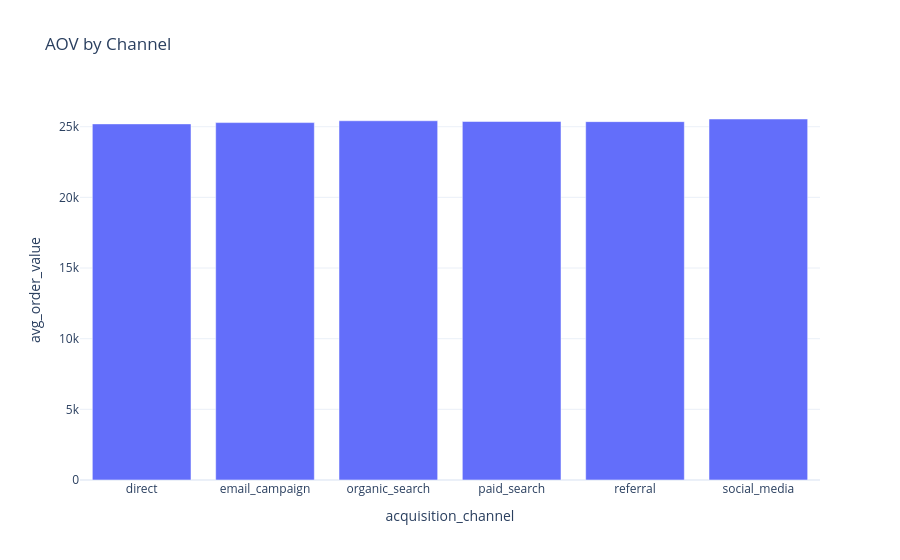

Write notebook code for a chart like this one.
### Markdown cell above
## 5. Channel Efficiency

### Code cell
channel_stats = df.groupby('acquisition_channel').agg(avg_order_value=('total_revenue', 'mean')).reset_index()
fig = px.bar(channel_stats, x='acquisition_channel', y='avg_order_value', title='AOV by Channel')
fig.write_image(PLOT_DIR / "04_channel_aov.png")
fig.show()

### Figure 1 — Plotly figure (JSON) as saved in the notebook; plotly's stock layout.template omitted (floating-point values rounded to 4 significant figures)
{"data": [{"hovertemplate": "acquisition_channel=%{x}<br>avg_order_value=%{y}<extra></extra>", "legendgroup": "", "marker": {"color": "#636efa", "pattern": {"shape": ""}}, "name": "", "orientation": "v", "showlegend": false, "textposition": "auto", "type": "bar", "x": ["direct", "email_campaign", "organic_search", "paid_search", "referral", "social_media"], "xaxis": "x", "y": [25200.0, 25290.0, 25420.0, 25370.0, 25360.0, 25550.0], "yaxis": "y"}], "layout": {"barmode": "relative", "legend": {"tracegroupgap": 0}, "title": {"text": "AOV by Channel"}, "xaxis": {"anchor": "y", "domain": [0, 1], "title": {"text": "acquisition_channel"}}, "yaxis": {"anchor": "x", "domain": [0, 1], "title": {"text": "avg_order_value"}}}}
